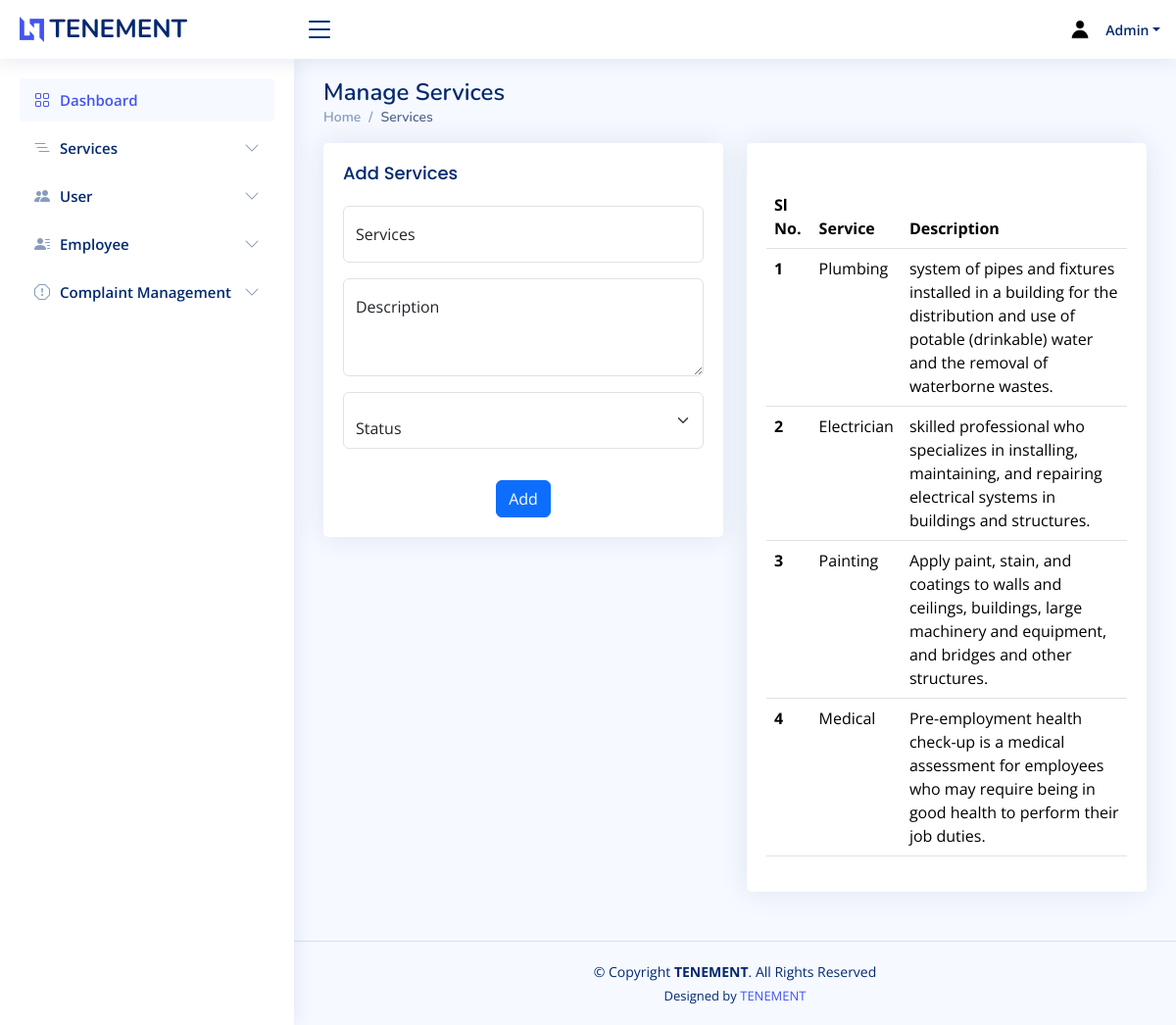
Page /admin/service.php on the earlier database version.
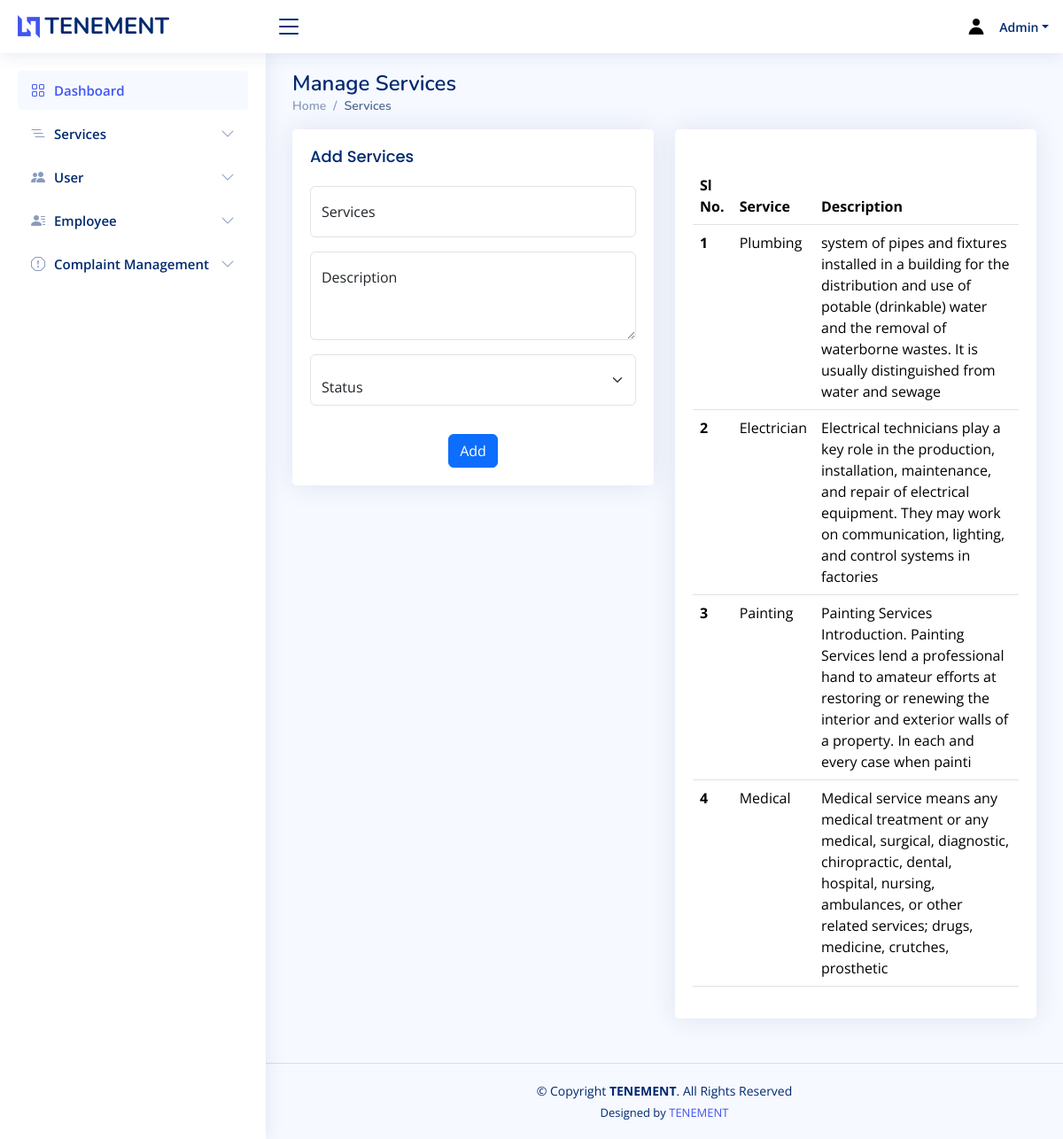
Same page on the later database version.
### tables this page shows
CREATE TABLE `items` (
  `id` int(50) NOT NULL,
  `services` varchar(100) NOT NULL,
  `description` varchar(200) NOT NULL,
  `status` int(10) NOT NULL
);

### connect.php (called while the page is built, shortened)
<?php
$dbname="tenement";
$conn=mysqli_connect("localhost","root","",$dbname);
function select_data($sql)
{
  global $conn;
  $res = mysqli_query($conn, $sql);
  if ($res)
    return $res;
  else
    return False;
}
?>

### admin/service.php (the view, shortened to what this page needs)
<?php
include 'header.php';
?>
<main id="main" class="main">
  <div class="pagetitle">
    <h1>Manage Services</h1>
    <nav>
      <ol class="breadcrumb">
        <li class="breadcrumb-item"><a href="index.php">Home</a></li>
        <li class="breadcrumb-item active">Services</li>
      </ol>
    </nav>
  </div>
  <section class="section">
    <div class="row">
      <div class=col-md-6>
        <div class="card">
          <div class="card-body">
            <h5 class="card-title">Add Services</h5>
            <form class="row g-3" action="php/add.php" method="POST">
              <div class="col-md-12">
                <div class="form-floating">
                  <input type="text" class="form-control" name="services" placeholder="Your Name" maxlength="100">
                  <label for="services">Services</label>
                </div>
              </div>
              <div class="col-12">
                <div class="form-floating">
                  <textarea class="form-control" placeholder="Address" name="description" style="height: 100px;" maxlength="200"></textarea>
                  <label for="floatingTextarea">Description</label>
                </div>
              </div>
              <div class="col-md-12">
                  <div class="form-floating mb-3">
                  <select name="status" id="" class="form-select">
                      <option value="" disabled selected>Status</option>
                  </select>
                  </div>
                </div>
              <div class="text-center">
                <button type="submit" class="btn btn-primary">Add</button>
              </div>
            </form>
          </div>
        </div>
      </div>
      <div class="col-lg-6">
        <div class="card">
          <div class="card-body">
            <h5 class="card-title"></h5>
            <table class="table datatable">
              <thead>
                <tr>
                  <th scope="col">Sl No.</th>
                  <th scope="col">Service</th>
                  <th scope="col">Description</th>
                </tr>
              </thead>
              <tbody>
                <tr>
                <?php
                $sql="SELECT * FROM items ";
                $data=select_data($sql);
                $n=1;
                while($user=mysqli_fetch_assoc($data)){
                  ?>
                  <th scope="row"><?php echo $n++?></th>
                  <td><?php echo $user['services']?></td>
                  <td><?php echo $user['description']?></td>
                </tr>
          <?php
                }
                ?>
              </tbody>
            </table>
          </div>
        </div>
      </div>
    </div>
  </section>
</main>

Differences in the rows shown:
changed items "Plumbing": description "system of pipes and fixtures installed in a building for the distribution and use of potable (drinkable) water and the removal of waterborne wastes." → "…removal of waterborne wastes. It is usually distinguished from water and sewage"
changed items "Electrician": description "skilled professional who specializes in installing, maintaining, and repairing electrical systems in buildings and structures." → "Electrical technicians play a key role in the production, installation, maintenance, and repair of electrical equipment. They may work on communication, lighting, and control systems in factories"
changed items "Painting": description "Apply paint, stain, and coatings to walls and ceilings, buildings, large machinery and equipment, and bridges and other structures." → "Painting Services Introduction. Painting Services lend a professional hand to amateur efforts at restoring or renewing the interior and exterior walls of a property. In each and every case when painti"
changed items "Medical": description "Pre-employment health check-up is a medical assessment for employees who may require being in good health to perform their job duties." → "Medical service means any medical treatment or any medical, surgical, diagnostic, chiropractic, dental, hospital, nursing, ambulances, or other related services; drugs, medicine, crutches, prosthetic"
